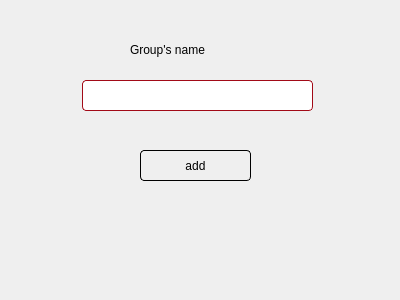
<?xml version="1.0" encoding="UTF-8"?>
<ui version="4.0">
 <class>creat_new_group</class>
 <widget class="QDialog" name="creat_new_group">
  <property name="geometry">
   <rect>
    <x>0</x>
    <y>0</y>
    <width>400</width>
    <height>300</height>
   </rect>
  </property>
  <property name="windowTitle">
   <string>Dialog</string>
  </property>
  <property name="styleSheet">
   <string notr="true">QDialog
{
      background: qconicalgradient(cx:0.5, cy:0.5, angle:30,
                stop:0 rgb(193, 192, 193), stop:1 rgb(255, 159, 159))

}
QLineEdit
{
 border-width: 1px;
    border-style: solid;
    border-color:rgb(162, 10, 23);
    border-radius: 4px;
background-color:white;
color:rgb(166, 5, 0);
	font: 14pt &quot;Comic Sans MS&quot;;
}
QPushButton
{
	
	font: 75 14pt &quot;Comic Sans MS&quot;;
background: qlineargradient(x1:0, y1:0, x2:1, y2:1,
                stop:0 white, stop: 0.4 white, stop:1 rgb(193, 192, 193));
color:black;
  	 border-width: 1px;
    border-style: solid;
    border-radius: 4px;
}
QLabel
{
	
	font: 75 18pt &quot;Comic Sans MS&quot;;
color:black;
}
</string>
  </property>
  <widget class="QLineEdit" name="lineEditnewgroupname">
   <property name="geometry">
    <rect>
     <x>82</x>
     <y>80</y>
     <width>231</width>
     <height>31</height>
    </rect>
   </property>
   <property name="text">
    <string/>
   </property>
  </widget>
  <widget class="QPushButton" name="addnewgroupbutton">
   <property name="geometry">
    <rect>
     <x>140</x>
     <y>150</y>
     <width>111</width>
     <height>31</height>
    </rect>
   </property>
   <property name="text">
    <string>add</string>
   </property>
  </widget>
  <widget class="QLabel" name="label">
   <property name="geometry">
    <rect>
     <x>130</x>
     <y>40</y>
     <width>131</width>
     <height>20</height>
    </rect>
   </property>
   <property name="text">
    <string>Group's name</string>
   </property>
  </widget>
 </widget>
 <resources/>
 <connections/>
</ui>
